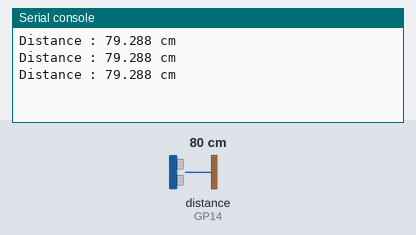
Simulated run of this program. Board: Raspberry Pi Pico running MicroPython. Shown: the last lines printed to the serial console. The test bench sets the inputs (shaded band); at power-on: distance to the obstacle (sensor on GP14) 80 cm. The echo pulse lasts 58.3 µs per cm.

Above: at 1.2 s.
1.3 s: distance to the obstacle (sensor on GP14) set to 2 cm
At 1.9 s:
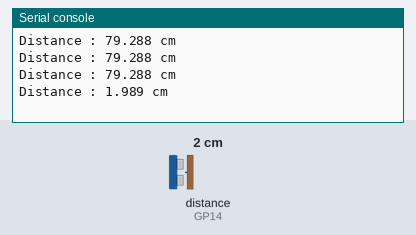
2.8 s: distance to the obstacle (sensor on GP14) set to 4 cm
At 3.4 s:
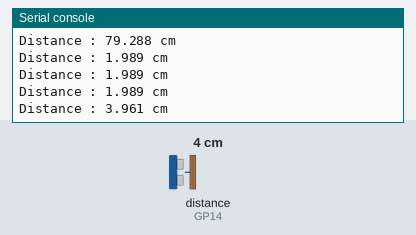
Timing chart, 0 to 5.8 s (numbered marks = the images above; inputs shaded):
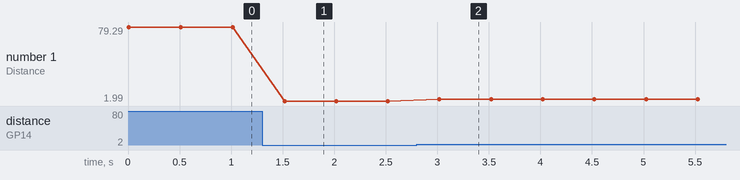

The program:

14_ultrasonic_sensor_02.py
```python
from ultrasonic_class import UltraSonicSensor
import time

ultraSonicSensor=UltraSonicSensor()
try:
    while True:
        distance_cm=ultraSonicSensor.getDistance()
        print(f'Distance : {distance_cm} cm')
        time.sleep_ms(500)

except KeyboardInterrupt:
    print("프로그램이 중단되었습니다.")

    
```

ultrasonic_class.py
```python
from machine import Pin,time_pulse_us
import time

class UltraSonicSensor:
    SOUND_SPEED=340
    TRIG_PULSE_DURATION_US=10
    def __init__(self):
        self.trigPin=Pin(15,Pin.OUT)
        self.echoPin=Pin(14,Pin.IN)

    def trigger(self):
        self.trigPin.value(0)
        time.sleep_us(5)
        self.trigPin.value(1)
        time.sleep_us(self.TRIG_PULSE_DURATION_US)
        self.trigPin.value(0)

    def getDistance(self):
        self.trigger()
        ultrasonic_duration=time_pulse_us(self.echoPin,1,30000)
        distance_cm=self.SOUND_SPEED*ultrasonic_duration/20000
        return distance_cm

if __name__=='__main__':
    ultraSonicSensor=UltraSonicSensor()
    while True:
        distance_cm=ultraSonicSensor.getDistance()
        print(f'Distance : {distance_cm} cm')
        time.sleep_ms(500)
```

Measured:
- after the input at 1.3 s, the serial console: prints a new line after 0.22 s (image 1)
- after the input at 2.8 s, the serial console: prints a new line after 0.22 s (image 2)
- plotted number 1: 79.29 → 1.99 after the input at 1.3 s, 1.99 → 3.96 after the input at 2.8 s
